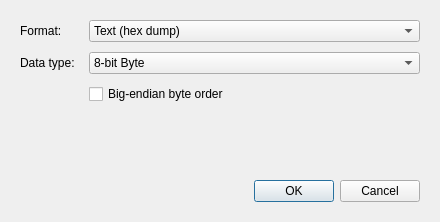
<?xml version="1.0" encoding="UTF-8"?>
<ui version="4.0">
 <class>CopyAsDialog</class>
 <widget class="QDialog" name="CopyAsDialog">
  <property name="geometry">
   <rect>
    <x>0</x>
    <y>0</y>
    <width>440</width>
    <height>222</height>
   </rect>
  </property>
  <property name="minimumSize">
   <size>
    <width>440</width>
    <height>0</height>
   </size>
  </property>
  <property name="windowTitle">
   <string>Copy As</string>
  </property>
  <layout class="QVBoxLayout" name="verticalLayout">
   <property name="leftMargin">
    <number>20</number>
   </property>
   <property name="topMargin">
    <number>20</number>
   </property>
   <property name="rightMargin">
    <number>20</number>
   </property>
   <property name="bottomMargin">
    <number>20</number>
   </property>
   <item>
    <layout class="QFormLayout" name="formLayout">
     <property name="horizontalSpacing">
      <number>14</number>
     </property>
     <property name="verticalSpacing">
      <number>10</number>
     </property>
     <item row="0" column="0">
      <widget class="QLabel" name="labelFormat">
       <property name="text">
        <string>Format:</string>
       </property>
      </widget>
     </item>
     <item row="0" column="1">
      <widget class="QComboBox" name="comboFormat">
       <property name="sizePolicy">
        <sizepolicy hsizetype="Expanding" vsizetype="Fixed">
         <horstretch>0</horstretch>
         <verstretch>0</verstretch>
        </sizepolicy>
       </property>
       <item>
        <property name="text">
         <string>Text (hex dump)</string>
        </property>
       </item>
       <item>
        <property name="text">
         <string>Raw Hex Bytes</string>
        </property>
       </item>
       <item>
        <property name="text">
         <string>HTML</string>
        </property>
       </item>
       <item>
        <property name="text">
         <string>C/C++ Source</string>
        </property>
       </item>
       <item>
        <property name="text">
         <string>Assembler</string>
        </property>
       </item>
       <item>
        <property name="text">
         <string>Intel Hex Records</string>
        </property>
       </item>
       <item>
        <property name="text">
         <string>Motorola S-Records</string>
        </property>
       </item>
       <item>
        <property name="text">
         <string>Base64</string>
        </property>
       </item>
       <item>
        <property name="text">
         <string>UUEncode</string>
        </property>
       </item>
      </widget>
     </item>
     <item row="1" column="0">
      <widget class="QLabel" name="labelDataType">
       <property name="text">
        <string>Data type:</string>
       </property>
      </widget>
     </item>
     <item row="1" column="1">
      <widget class="QComboBox" name="comboDataType">
       <property name="sizePolicy">
        <sizepolicy hsizetype="Expanding" vsizetype="Fixed">
         <horstretch>0</horstretch>
         <verstretch>0</verstretch>
        </sizepolicy>
       </property>
       <item>
        <property name="text">
         <string>8-bit Byte</string>
        </property>
       </item>
       <item>
        <property name="text">
         <string>16-bit Word</string>
        </property>
       </item>
       <item>
        <property name="text">
         <string>32-bit Dword</string>
        </property>
       </item>
       <item>
        <property name="text">
         <string>64-bit Qword</string>
        </property>
       </item>
       <item>
        <property name="text">
         <string>Float (32-bit IEEE)</string>
        </property>
       </item>
       <item>
        <property name="text">
         <string>Double (64-bit IEEE)</string>
        </property>
       </item>
      </widget>
     </item>
     <item row="2" column="1">
      <widget class="QCheckBox" name="checkBigEndian">
       <property name="text">
        <string>Big-endian byte order</string>
       </property>
      </widget>
     </item>
    </layout>
   </item>
   <item>
    <spacer name="verticalSpacer">
     <property name="orientation">
      <enum>Qt::Orientation::Vertical</enum>
     </property>
     <property name="sizeType">
      <enum>QSizePolicy::Policy::Fixed</enum>
     </property>
     <property name="sizeHint" stdset="0">
      <size>
       <width>0</width>
       <height>12</height>
      </size>
     </property>
    </spacer>
   </item>
   <item>
    <widget class="QDialogButtonBox" name="buttonBox">
     <property name="orientation">
      <enum>Qt::Orientation::Horizontal</enum>
     </property>
     <property name="standardButtons">
      <set>QDialogButtonBox::StandardButton::Cancel|QDialogButtonBox::StandardButton::Ok</set>
     </property>
    </widget>
   </item>
  </layout>
 </widget>
 <resources/>
 <connections>
  <connection>
   <sender>buttonBox</sender>
   <signal>accepted()</signal>
   <receiver>CopyAsDialog</receiver>
   <slot>accept()</slot>
   <hints>
    <hint type="sourcelabel">
     <x>248</x>
     <y>254</y>
    </hint>
    <hint type="destinationlabel">
     <x>157</x>
     <y>274</y>
    </hint>
   </hints>
  </connection>
  <connection>
   <sender>buttonBox</sender>
   <signal>rejected()</signal>
   <receiver>CopyAsDialog</receiver>
   <slot>reject()</slot>
   <hints>
    <hint type="sourcelabel">
     <x>316</x>
     <y>260</y>
    </hint>
    <hint type="destinationlabel">
     <x>286</x>
     <y>274</y>
    </hint>
   </hints>
  </connection>
 </connections>
</ui>
